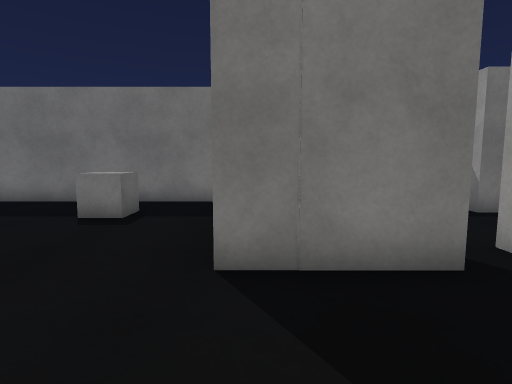
view 1 (above)

24 first-person views from a walk through a Unity game level. The camera is 1.3 m above the floor, tilts 6° down and sees 80° across. The floor is counted in squares, 1 m on a side. Each view is taken from the middle of a square. On the plan, view 1 faces up. The plan holds only what a view shows up to about 14 squares ahead; the rest is blank. Some animated figures are not drawn. Surface patterns are stand-ins for the level's own textures.

view 2
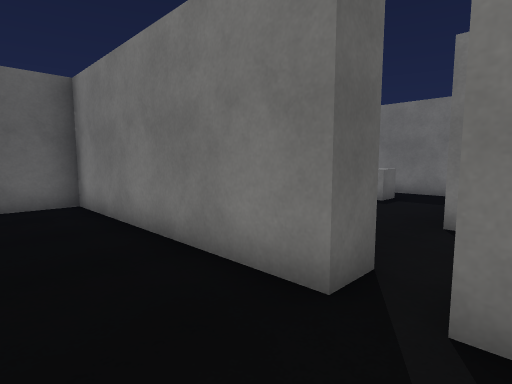

view 3
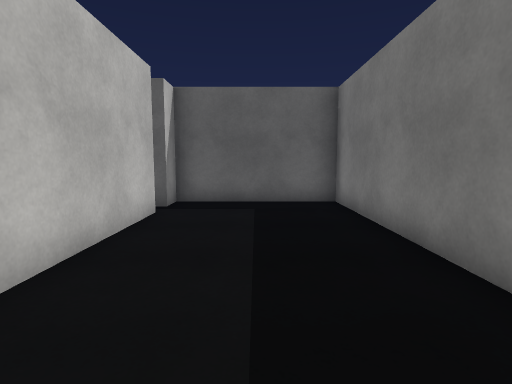

view 4
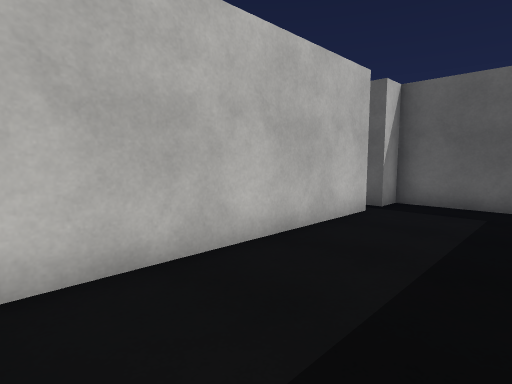

view 5
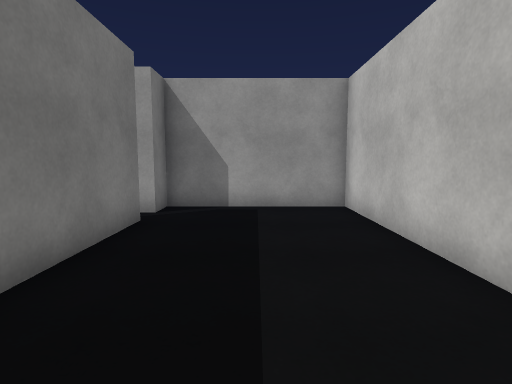

view 6
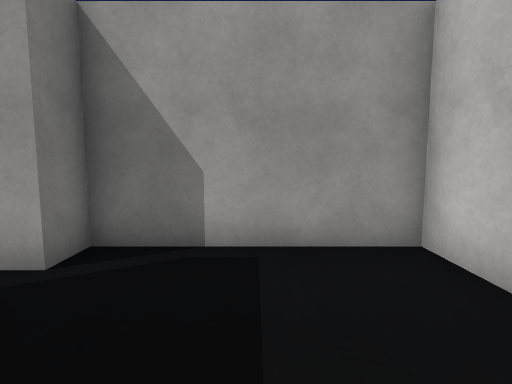

view 7
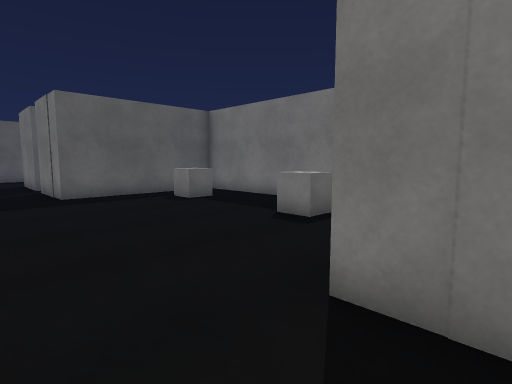

view 8
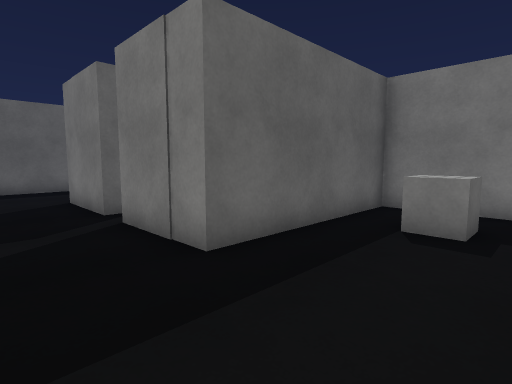

view 9
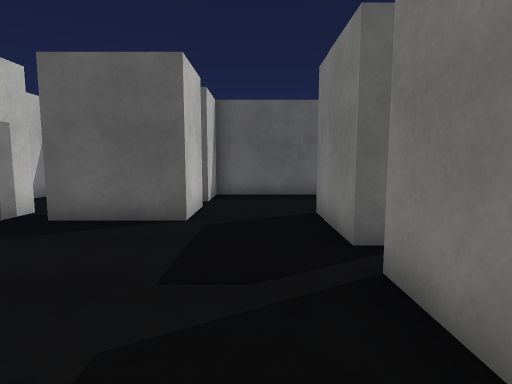

view 10
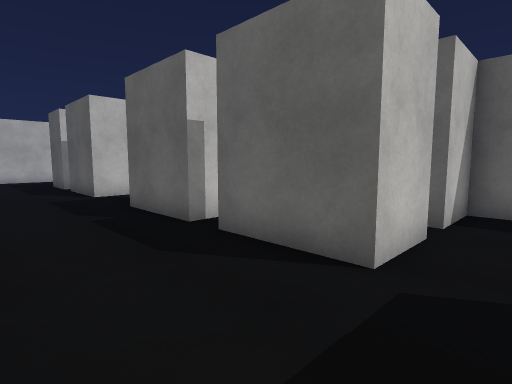

view 11
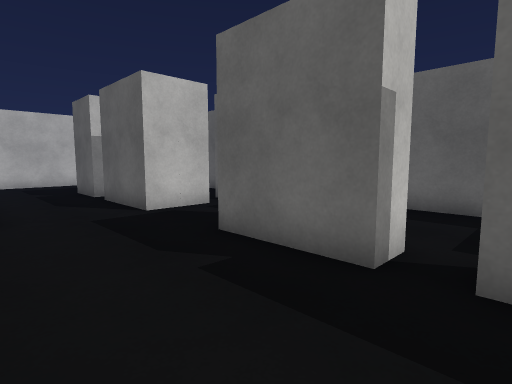

view 12
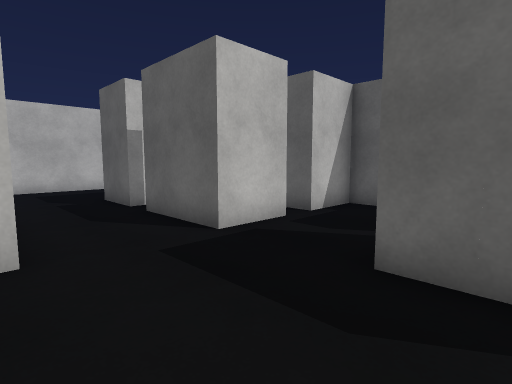

view 13
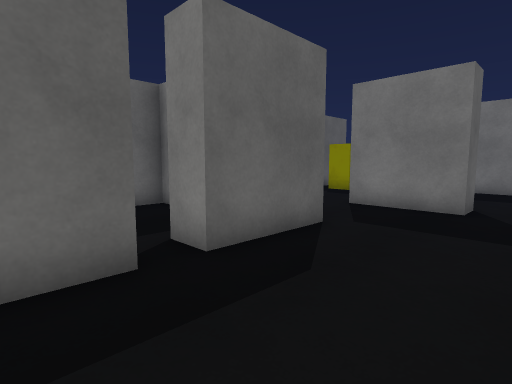

view 14
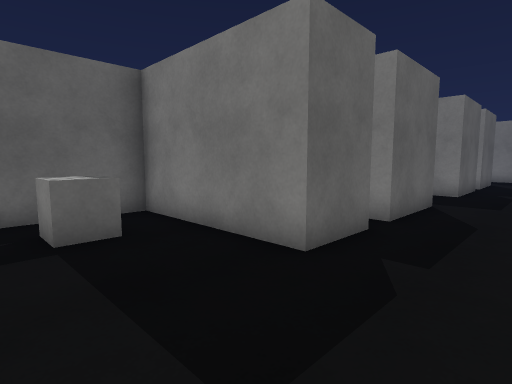

view 15
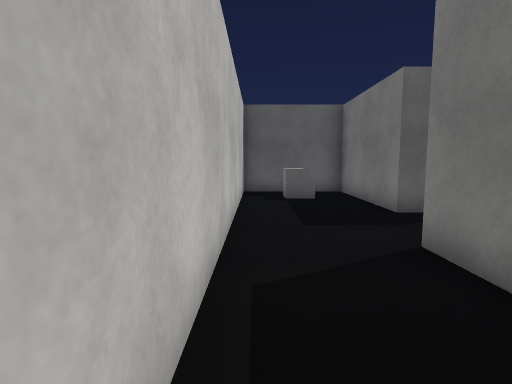

view 16
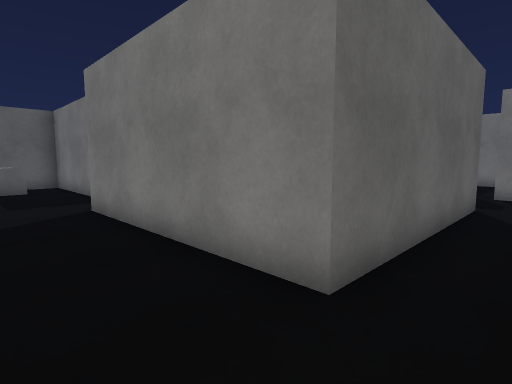

view 17
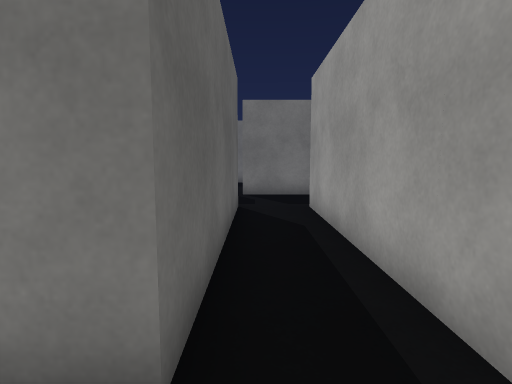

view 18
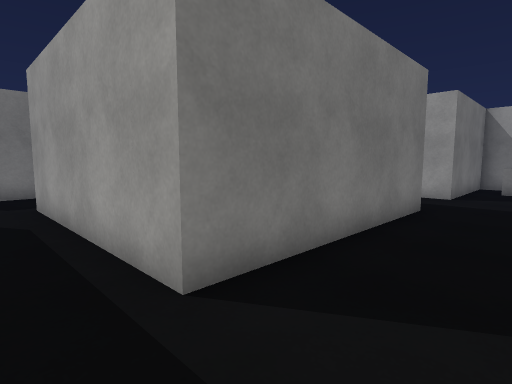

view 19
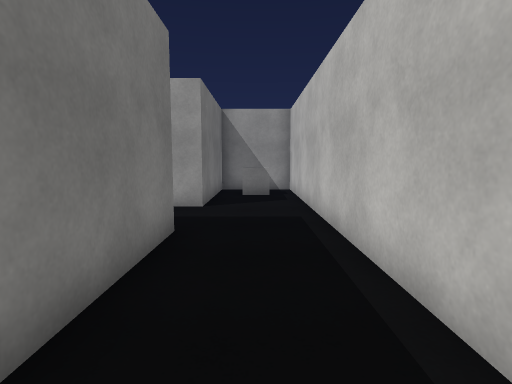

view 20
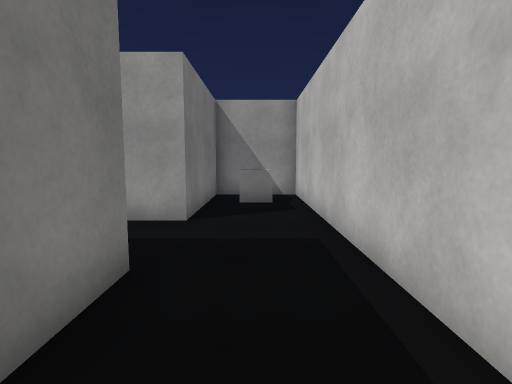

view 21
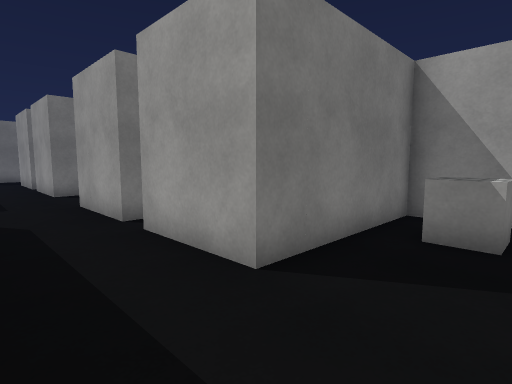

view 22
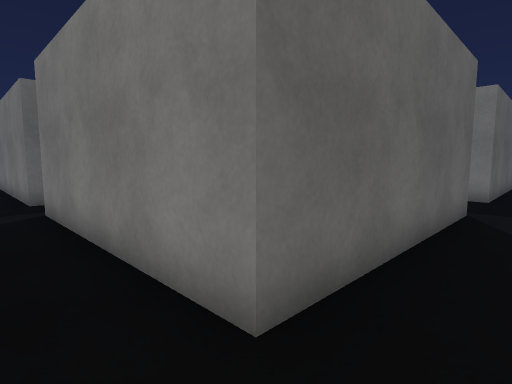

view 23
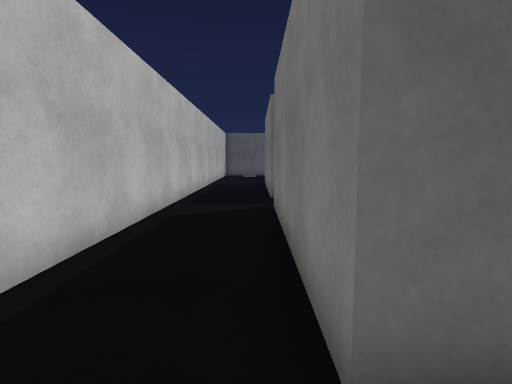

view 24
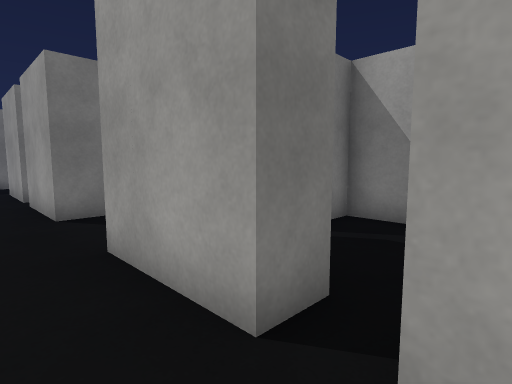

### Floor plan
Ten units are one square. View 1 is at (0, 0); x grows to the right and y downward. Boxes are objects, and circles mark ways between rooms. Rooms are numbered by the first view taken in them; rooms with no view inside come last. Other rooms are left out.
<svg viewBox="-220 -100 330 300">
<path fill="none" stroke="#000" d="M-66 55 15 55 15 5 5 5 5 0M-5 -6 -5 5 -85 5 -85 55 -75 55 -75 60M-39 65 -65 65M-65 95 -65 165 -135 165M25 95 25 165 -45 165 -45 95M25 11 25 65 19 65M-165 35 -165 65 -174 65M-165 135 -165 155 -215 155 -215 195M55 25 55 -5M66 65 55 65 55 35M-185 95 -165 95 -165 125M55 125 55 95M25 -35 -5 -35M-145 -45 -145 -35 -175 -35M-186 -5 -165 -5 -165 25M-215 86 -215 95 -195 95M-13 -95 -105 -95 -105 -35 -135 -35M61 -75 55 -75M-215 -45 -215 -5 -195 -5M-210 195 105 195 105 165 55 165 55 135M-176 35 -165 35M-215 31 -215 49M-165 25 -175 25M-209 55 -201 55M-210 5 -215 5 -215 14M-195 -5 -195 -1"/>
<rect x="-205" y="165" width="20" height="20" fill="#bbb"><title>cube</title></rect>
<rect x="-205" y="-85" width="10" height="20" fill="#bbb"><title>block</title></rect>
<rect x="-95" y="-85" width="20" height="20" fill="#bbb"><title>cube</title></rect>
<rect x="-45" y="-85" width="20" height="20" fill="#bbb"><title>cube</title></rect>
<rect x="75" y="175" width="20" height="10" fill="#bbb"><title>cube</title></rect>
<circle cx="-70" cy="60" r="3" fill="#2a7"/>
<circle cx="0" cy="0" r="3" fill="#2a7"/>
<circle cx="-170" cy="30" r="3" fill="#2a7"/>
<circle cx="-190" cy="0" r="3" fill="#2a7"/>
<text x="-40" y="30">1</text>
<text x="-60" y="70">2</text>
<text x="-190" y="30">3</text>
</svg>
Room 1 opens to room 2. Room 2 opens to room 3.

Where each view was taken, in squares from view 1:
view 1: 0 up, 0 right, facing up
view 2: 3 down, 1 right, facing up-left
view 3: 3 down, 1 right, facing left
view 4: 2 down, 1 right, facing down-left
view 5: 3 down, 7 left, facing right
view 6: 3 down, 3 left, facing right
view 7: 1 up, 1 right, facing up-left
view 8: 1 up, 7 left, facing up-left
view 9: 2 up, 10 left, facing left
view 10: 2 up, 13 left, facing down-left
view 11: 2 down, 13 left, facing down-left
view 12: 5 down, 13 left, facing down-left
view 13: 5 down, 13 left, facing up-left
view 14: 19 down, 14 left, facing up-left
view 15: 19 down, 9 left, facing left
view 16: 19 down, 5 left, facing up-left
view 17: 18 down, 6 left, facing up
view 18: 19 down, 6 left, facing up-right
view 19: 18 down, 3 left, facing right
view 20: 18 down, 1 left, facing right
view 21: 19 down, 3 right, facing up-right
view 22: 18 down, 4 right, facing up-left
view 23: 17 down, 4 right, facing left
view 24: 14 down, 4 right, facing up-right
